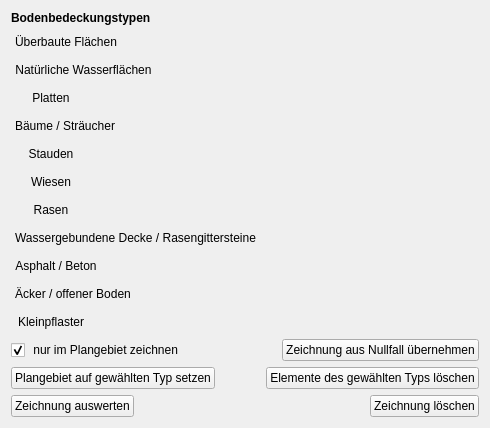
             <widget class="QWidget" name="tab_2">
              <attribute name="title">
               <string>Planfall</string>
              </attribute>
              <layout class="QVBoxLayout" name="verticalLayout_10">
               <item>
                <widget class="QLabel" name="label_5">
                 <property name="font">
                  <font>
                   <weight>75</weight>
                   <bold>true</bold>
                  </font>
                 </property>
                 <property name="text">
                  <string>Bodenbedeckungstypen</string>
                 </property>
                </widget>
               </item>
               <item>
                <widget class="QPushButton" name="planfall_draw_builtup_button">
                 <property name="sizePolicy">
                  <sizepolicy hsizetype="Fixed" vsizetype="Fixed">
                   <horstretch>0</horstretch>
                   <verstretch>0</verstretch>
                  </sizepolicy>
                 </property>
                 <property name="cursor">
                  <cursorShape>PointingHandCursor</cursorShape>
                 </property>
                 <property name="toolTip">
                  <string>&lt;html&gt;&lt;head/&gt;&lt;body&gt;&lt;p&gt;&lt;span style=&quot; font-weight:600;&quot;&gt;Überbaute Flächen&lt;/span&gt;&lt;/p&gt;&lt;p&gt;Startet das Zeichenwerkzeug zum Einzeichnen überbauter Flächen im &lt;span style=&quot; font-style:italic;&quot;&gt;Planfall&lt;/span&gt;. Umriss abschließen mit Doppel- oder Rechtsklick.&lt;/p&gt;&lt;/body&gt;&lt;/html&gt;</string>
                 </property>
                 <property name="text">
                  <string>Überbaute Flächen</string>
                 </property>
                 <property name="icon">
                  <iconset>
                   <normaloff>../../images/iconset_mob/20190619_iconset_mob_sealed_surface_1.png</normaloff>
                   <normalon>../../images/iconset_mob/20190619_iconset_mob_sealed_surface_2.png</normalon>../../images/iconset_mob/20190619_iconset_mob_sealed_surface_1.png</iconset>
                 </property>
                 <property name="iconSize">
                  <size>
                   <width>24</width>
                   <height>24</height>
                  </size>
                 </property>
                 <property name="checkable">
                  <bool>true</bool>
                 </property>
                 <property name="autoExclusive">
                  <bool>false</bool>
                 </property>
                 <property name="flat">
                  <bool>true</bool>
                 </property>
                </widget>
               </item>
               <item>
                <widget class="QPushButton" name="planfall_draw_water_button">
                 <property name="sizePolicy">
                  <sizepolicy hsizetype="Maximum" vsizetype="Fixed">
                   <horstretch>0</horstretch>
                   <verstretch>0</verstretch>
                  </sizepolicy>
                 </property>
                 <property name="cursor">
                  <cursorShape>PointingHandCursor</cursorShape>
                 </property>
                 <property name="toolTip">
                  <string>&lt;html&gt;&lt;head/&gt;&lt;body&gt;&lt;p&gt;&lt;span style=&quot; font-weight:600;&quot;&gt;Natürliche Wasserfläche&lt;/span&gt;&lt;/p&gt;&lt;p&gt;Startet das Zeichenwerkzeug zum Einzeichnen natürlicher Wasserflächen im &lt;span style=&quot; font-style:italic;&quot;&gt;Planfall&lt;/span&gt;. Umriss abschließen mit Doppel- oder Rechtsklick.&lt;/p&gt;&lt;/body&gt;&lt;/html&gt;</string>
                 </property>
                 <property name="text">
                  <string>Natürliche Wasserflächen</string>
                 </property>
                 <property name="icon">
                  <iconset>
                   <normaloff>../../images/iconset_mob/20190619_iconset_mob_water_1.png</normaloff>
                   <normalon>../../images/iconset_mob/20190619_iconset_mob_water_2.png</normalon>../../images/iconset_mob/20190619_iconset_mob_water_1.png</iconset>
                 </property>
                 <property name="iconSize">
                  <size>
                   <width>24</width>
                   <height>24</height>
                  </size>
                 </property>
                 <property name="checkable">
                  <bool>true</bool>
                 </property>
                 <property name="autoExclusive">
                  <bool>false</bool>
                 </property>
                 <property name="flat">
                  <bool>true</bool>
                 </property>
                </widget>
               </item>
               <item>
                <widget class="QPushButton" name="planfall_draw_plates_button">
                 <property name="sizePolicy">
                  <sizepolicy hsizetype="Fixed" vsizetype="Fixed">
                   <horstretch>0</horstretch>
                   <verstretch>0</verstretch>
                  </sizepolicy>
                 </property>
                 <property name="cursor">
                  <cursorShape>PointingHandCursor</cursorShape>
                 </property>
                 <property name="toolTip">
                  <string>&lt;html&gt;&lt;head/&gt;&lt;body&gt;&lt;p&gt;&lt;span style=&quot; font-weight:600;&quot;&gt;Platten&lt;/span&gt;&lt;/p&gt;&lt;p&gt;Startet das Zeichenwerkzeug zum Einzeichnen von mit Platten belegten Flächen im &lt;span style=&quot; font-style:italic;&quot;&gt;Planfall&lt;/span&gt;. Umriss abschließen mit Doppel- oder Rechtsklick.&lt;/p&gt;&lt;/body&gt;&lt;/html&gt;</string>
                 </property>
                 <property name="text">
                  <string>Platten</string>
                 </property>
                 <property name="icon">
                  <iconset>
                   <normaloff>../../images/iconset_mob/20190619_iconset_mob_flagstone_1.png</normaloff>
                   <normalon>../../images/iconset_mob/20190619_iconset_mob_flagstone_2.png</normalon>../../images/iconset_mob/20190619_iconset_mob_flagstone_1.png</iconset>
                 </property>
                 <property name="iconSize">
                  <size>
                   <width>24</width>
                   <height>24</height>
                  </size>
                 </property>
                 <property name="checkable">
                  <bool>true</bool>
                 </property>
                 <property name="autoExclusive">
                  <bool>false</bool>
                 </property>
                 <property name="flat">
                  <bool>true</bool>
                 </property>
                </widget>
               </item>
               <item>
                <widget class="QPushButton" name="planfall_draw_trees_button">
                 <property name="sizePolicy">
                  <sizepolicy hsizetype="Fixed" vsizetype="Fixed">
                   <horstretch>0</horstretch>
                   <verstretch>0</verstretch>
                  </sizepolicy>
                 </property>
                 <property name="cursor">
                  <cursorShape>PointingHandCursor</cursorShape>
                 </property>
                 <property name="toolTip">
                  <string>&lt;html&gt;&lt;head/&gt;&lt;body&gt;&lt;p&gt;&lt;span style=&quot; font-weight:600;&quot;&gt;Bäume oder Sträucher&lt;/span&gt;&lt;/p&gt;&lt;p&gt;Startet das Zeichenwerkzeug zum Einzeichnen von Flächen mit Bäumen oder Sträuchern im &lt;span style=&quot; font-style:italic;&quot;&gt;Planfall&lt;/span&gt;. Umriss abschließen mit Doppel- oder Rechtsklick.&lt;/p&gt;&lt;/body&gt;&lt;/html&gt;</string>
                 </property>
                 <property name="text">
                  <string>Bäume / Sträucher</string>
                 </property>
                 <property name="icon">
                  <iconset>
                   <normaloff>../../images/iconset_mob/20190619_iconset_mob_trees_1.png</normaloff>
                   <normalon>../../images/iconset_mob/20190619_iconset_mob_trees_2.png</normalon>../../images/iconset_mob/20190619_iconset_mob_trees_1.png</iconset>
                 </property>
                 <property name="iconSize">
                  <size>
                   <width>24</width>
                   <height>24</height>
                  </size>
                 </property>
                 <property name="checkable">
                  <bool>true</bool>
                 </property>
                 <property name="autoExclusive">
                  <bool>false</bool>
                 </property>
                 <property name="flat">
                  <bool>true</bool>
                 </property>
                </widget>
               </item>
               <item>
                <widget class="QPushButton" name="planfall_draw_perennial_button">
                 <property name="sizePolicy">
                  <sizepolicy hsizetype="Fixed" vsizetype="Fixed">
                   <horstretch>0</horstretch>
                   <verstretch>0</verstretch>
                  </sizepolicy>
                 </property>
                 <property name="cursor">
                  <cursorShape>PointingHandCursor</cursorShape>
                 </property>
                 <property name="toolTip">
                  <string>&lt;html&gt;&lt;head/&gt;&lt;body&gt;&lt;p&gt;&lt;span style=&quot; font-weight:600;&quot;&gt;Stauden&lt;/span&gt;&lt;/p&gt;&lt;p&gt;Startet das Zeichenwerkzeug zum Einzeichnen von Flächen mit Stauden. Umriss abschließen mit Doppelklick.&lt;/p&gt;&lt;/body&gt;&lt;/html&gt;</string>
                 </property>
                 <property name="text">
                  <string>Stauden</string>
                 </property>
                 <property name="icon">
                  <iconset>
                   <normaloff>../../images/iconset_mob/20190619_iconset_mob_perennial_herb_1.png</normaloff>
                   <normalon>../../images/iconset_mob/20190619_iconset_mob_perennial_herb_2.png</normalon>../../images/iconset_mob/20190619_iconset_mob_perennial_herb_1.png</iconset>
                 </property>
                 <property name="iconSize">
                  <size>
                   <width>24</width>
                   <height>24</height>
                  </size>
                 </property>
                 <property name="checkable">
                  <bool>true</bool>
                 </property>
                 <property name="autoExclusive">
                  <bool>false</bool>
                 </property>
                 <property name="flat">
                  <bool>true</bool>
                 </property>
                </widget>
               </item>
               <item>
                <widget class="QPushButton" name="planfall_draw_meadow_button">
                 <property name="sizePolicy">
                  <sizepolicy hsizetype="Fixed" vsizetype="Fixed">
                   <horstretch>0</horstretch>
                   <verstretch>0</verstretch>
                  </sizepolicy>
                 </property>
                 <property name="cursor">
                  <cursorShape>PointingHandCursor</cursorShape>
                 </property>
                 <property name="toolTip">
                  <string>&lt;html&gt;&lt;head/&gt;&lt;body&gt;&lt;p&gt;&lt;span style=&quot; font-weight:600;&quot;&gt;Wiese&lt;/span&gt;&lt;/p&gt;&lt;p&gt;Startet das Zeichenwerkzeug zum Einzeichnen von Flächen mit Wiesen im &lt;span style=&quot; font-style:italic;&quot;&gt;Planfall&lt;/span&gt;. Umriss abschließen mit Doppel- oder Rechtsklick.&lt;/p&gt;&lt;/body&gt;&lt;/html&gt;</string>
                 </property>
                 <property name="text">
                  <string>Wiesen</string>
                 </property>
                 <property name="icon">
                  <iconset>
                   <normaloff>../../images/iconset_mob/20190619_iconset_mob_meadow_1.png</normaloff>
                   <normalon>../../images/iconset_mob/20190619_iconset_mob_meadow_2.png</normalon>../../images/iconset_mob/20190619_iconset_mob_meadow_1.png</iconset>
                 </property>
                 <property name="iconSize">
                  <size>
                   <width>24</width>
                   <height>24</height>
                  </size>
                 </property>
                 <property name="checkable">
                  <bool>true</bool>
                 </property>
                 <property name="autoExclusive">
                  <bool>false</bool>
                 </property>
                 <property name="flat">
                  <bool>true</bool>
                 </property>
                </widget>
               </item>
               <item>
                <widget class="QPushButton" name="planfall_draw_lawn_button">
                 <property name="sizePolicy">
                  <sizepolicy hsizetype="Fixed" vsizetype="Fixed">
                   <horstretch>0</horstretch>
                   <verstretch>0</verstretch>
                  </sizepolicy>
                 </property>
                 <property name="cursor">
                  <cursorShape>PointingHandCursor</cursorShape>
                 </property>
                 <property name="toolTip">
                  <string>&lt;html&gt;&lt;head/&gt;&lt;body&gt;&lt;p&gt;&lt;span style=&quot; font-weight:600;&quot;&gt;Rasen&lt;/span&gt;&lt;/p&gt;&lt;p&gt;Startet das Zeichenwerkzeug zum Einzeichnen von Flächen mit Rasen im &lt;span style=&quot; font-style:italic;&quot;&gt;Planfall&lt;/span&gt;. Umriss abschließen mit Doppel- oder Rechtsklick.&lt;/p&gt;&lt;/body&gt;&lt;/html&gt;</string>
                 </property>
                 <property name="text">
                  <string>Rasen</string>
                 </property>
                 <property name="icon">
                  <iconset>
                   <normaloff>../../images/iconset_mob/20190619_iconset_mob_lawn_1.png</normaloff>
                   <normalon>../../images/iconset_mob/20190619_iconset_mob_lawn_2.png</normalon>../../images/iconset_mob/20190619_iconset_mob_lawn_1.png</iconset>
                 </property>
                 <property name="iconSize">
                  <size>
                   <width>24</width>
                   <height>24</height>
                  </size>
                 </property>
                 <property name="checkable">
                  <bool>true</bool>
                 </property>
                 <property name="autoExclusive">
                  <bool>false</bool>
                 </property>
                 <property name="flat">
                  <bool>true</bool>
                 </property>
                </widget>
               </item>
               <item>
                <widget class="QPushButton" name="planfall_draw_cover_button">
                 <property name="sizePolicy">
                  <sizepolicy hsizetype="Fixed" vsizetype="Fixed">
                   <horstretch>0</horstretch>
                   <verstretch>0</verstretch>
                  </sizepolicy>
                 </property>
                 <property name="cursor">
                  <cursorShape>PointingHandCursor</cursorShape>
                 </property>
                 <property name="toolTip">
                  <string>&lt;html&gt;&lt;head/&gt;&lt;body&gt;&lt;p&gt;&lt;span style=&quot; font-weight:600;&quot;&gt;Wassergebundene Decke oder Rasengittersteine&lt;/span&gt;&lt;/p&gt;&lt;p&gt;Startet das Zeichenwerkzeug zum Einzeichnen von Flächen mit wassergebundener Decke oder Rasengittersteinen im &lt;span style=&quot; font-style:italic;&quot;&gt;Planfall&lt;/span&gt;. Umriss abschließen mit Doppel- oder Rechtsklick.&lt;/p&gt;&lt;/body&gt;&lt;/html&gt;</string>
                 </property>
                 <property name="text">
                  <string>Wassergebundene Decke / Rasengittersteine</string>
                 </property>
                 <property name="icon">
                  <iconset>
                   <normaloff>../../images/iconset_mob/20190619_iconset_mob_gravel_1.png</normaloff>
                   <normalon>../../images/iconset_mob/20190619_iconset_mob_gravel_2.png</normalon>../../images/iconset_mob/20190619_iconset_mob_gravel_1.png</iconset>
                 </property>
                 <property name="iconSize">
                  <size>
                   <width>24</width>
                   <height>24</height>
                  </size>
                 </property>
                 <property name="checkable">
                  <bool>true</bool>
                 </property>
                 <property name="autoExclusive">
                  <bool>false</bool>
                 </property>
                 <property name="flat">
                  <bool>true</bool>
                 </property>
                </widget>
               </item>
               <item>
                <widget class="QPushButton" name="planfall_draw_concrete_button">
                 <property name="sizePolicy">
                  <sizepolicy hsizetype="Fixed" vsizetype="Fixed">
                   <horstretch>0</horstretch>
                   <verstretch>0</verstretch>
                  </sizepolicy>
                 </property>
                 <property name="cursor">
                  <cursorShape>PointingHandCursor</cursorShape>
                 </property>
                 <property name="toolTip">
                  <string>&lt;html&gt;&lt;head/&gt;&lt;body&gt;&lt;p&gt;&lt;span style=&quot; font-weight:600;&quot;&gt;Asphalt oder Beton&lt;/span&gt;&lt;/p&gt;&lt;p&gt;Startet das Zeichenwerkzeug zum Einzeichnen von Flächen mit Asphalt oder Beton im &lt;span style=&quot; font-style:italic;&quot;&gt;Planfall&lt;/span&gt;. Umriss abschließen mit Doppel- oder Rechtsklick.&lt;/p&gt;&lt;/body&gt;&lt;/html&gt;</string>
                 </property>
                 <property name="text">
                  <string>Asphalt / Beton</string>
                 </property>
                 <property name="icon">
                  <iconset>
                   <normaloff>../../images/iconset_mob/20190619_iconset_mob_asphalt_1.png</normaloff>
                   <normalon>../../images/iconset_mob/20190619_iconset_mob_asphalt_2.png</normalon>../../images/iconset_mob/20190619_iconset_mob_asphalt_1.png</iconset>
                 </property>
                 <property name="iconSize">
                  <size>
                   <width>24</width>
                   <height>24</height>
                  </size>
                 </property>
                 <property name="checkable">
                  <bool>true</bool>
                 </property>
                 <property name="autoExclusive">
                  <bool>false</bool>
                 </property>
                 <property name="flat">
                  <bool>true</bool>
                 </property>
                </widget>
               </item>
               <item>
                <widget class="QPushButton" name="planfall_draw_field_button">
                 <property name="sizePolicy">
                  <sizepolicy hsizetype="Fixed" vsizetype="Fixed">
                   <horstretch>0</horstretch>
                   <verstretch>0</verstretch>
                  </sizepolicy>
                 </property>
                 <property name="cursor">
                  <cursorShape>PointingHandCursor</cursorShape>
                 </property>
                 <property name="toolTip">
                  <string>&lt;html&gt;&lt;head/&gt;&lt;body&gt;&lt;p&gt;&lt;span style=&quot; font-weight:600;&quot;&gt;Offener Boden, Acker&lt;/span&gt;&lt;/p&gt;&lt;p&gt;Startet das Zeichenwerkzeug zum Einzeichnen von Flächen mit offenem Boden oder Acker im &lt;span style=&quot; font-style:italic;&quot;&gt;Planfall&lt;/span&gt;. Umriss abschließen mit Doppel- oder Rechtsklick.&lt;/p&gt;&lt;/body&gt;&lt;/html&gt;</string>
                 </property>
                 <property name="text">
                  <string>Äcker / offener Boden</string>
                 </property>
                 <property name="icon">
                  <iconset>
                   <normaloff>../../images/iconset_mob/20190619_iconset_mob_field_1.png</normaloff>
                   <normalon>../../images/iconset_mob/20190619_iconset_mob_field_2.png</normalon>../../images/iconset_mob/20190619_iconset_mob_field_1.png</iconset>
                 </property>
                 <property name="iconSize">
                  <size>
                   <width>24</width>
                   <height>24</height>
                  </size>
                 </property>
                 <property name="checkable">
                  <bool>true</bool>
                 </property>
                 <property name="autoExclusive">
                  <bool>false</bool>
                 </property>
                 <property name="flat">
                  <bool>true</bool>
                 </property>
                </widget>
               </item>
               <item>
                <widget class="QPushButton" name="planfall_draw_paving_button">
                 <property name="sizePolicy">
                  <sizepolicy hsizetype="Fixed" vsizetype="Fixed">
                   <horstretch>0</horstretch>
                   <verstretch>0</verstretch>
                  </sizepolicy>
                 </property>
                 <property name="cursor">
                  <cursorShape>PointingHandCursor</cursorShape>
                 </property>
                 <property name="toolTip">
                  <string>&lt;html&gt;&lt;head/&gt;&lt;body&gt;&lt;p&gt;&lt;span style=&quot; font-weight:600;&quot;&gt;Kleinpflaster&lt;/span&gt;&lt;/p&gt;&lt;p&gt;Startet das Zeichenwerkzeug zum Einzeichnen von Flächen mit Kleinpflaster im &lt;span style=&quot; font-style:italic;&quot;&gt;Planfall&lt;/span&gt;. Umriss abschließen mit Doppel- oder Rechtsklick.&lt;/p&gt;&lt;/body&gt;&lt;/html&gt;</string>
                 </property>
                 <property name="text">
                  <string>Kleinpflaster</string>
                 </property>
                 <property name="icon">
                  <iconset>
                   <normaloff>../../images/iconset_mob/20190619_iconset_mob_pavement_1.png</normaloff>
                   <normalon>../../images/iconset_mob/20190619_iconset_mob_pavement_2.png</normalon>../../images/iconset_mob/20190619_iconset_mob_pavement_1.png</iconset>
                 </property>
                 <property name="iconSize">
                  <size>
                   <width>24</width>
                   <height>24</height>
                  </size>
                 </property>
                 <property name="checkable">
                  <bool>true</bool>
                 </property>
                 <property name="autoExclusive">
                  <bool>false</bool>
                 </property>
                 <property name="flat">
                  <bool>true</bool>
                 </property>
                </widget>
               </item>
               <item>
                <layout class="QHBoxLayout" name="horizontalLayout_8">
                 <item>
                  <widget class="QCheckBox" name="planfall_in_area_only_check">
                   <property name="toolTip">
                    <string>&lt;html&gt;&lt;head/&gt;&lt;body&gt;&lt;p&gt;&lt;span style=&quot; font-weight:600;&quot;&gt;Nur im Plangebiet zeichnen&lt;/span&gt;&lt;/p&gt;&lt;p&gt;Beschränkt die Zeichnung auf die Grenzen des Plangebietes. Wird ausserhalb gezeichnet, werden die entsprechenden Stellen an den Grenzen des Plangebietes abgeschnitten.&lt;/p&gt;&lt;/body&gt;&lt;/html&gt;</string>
                   </property>
                   <property name="text">
                    <string> nur im Plangebiet zeichnen</string>
                   </property>
                   <property name="checked">
                    <bool>true</bool>
                   </property>
                  </widget>
                 </item>
                 <item>
                  <spacer name="horizontalSpacer_7">
                   <property name="orientation">
                    <enum>Qt::Horizontal</enum>
                   </property>
                   <property name="sizeHint" stdset="0">
                    <size>
                     <width>40</width>
                     <height>20</height>
                    </size>
                   </property>
                  </spacer>
                 </item>
                 <item>
                  <widget class="QPushButton" name="import_nullfall_button">
                   <property name="toolTip">
                    <string>&lt;html&gt;&lt;head/&gt;&lt;body&gt;&lt;p&gt;&lt;span style=&quot; font-weight:600;&quot;&gt;Zeichnung aus Nullfall übernehmen&lt;/span&gt;&lt;/p&gt;&lt;p&gt;Überträgt die kompletten Zeichnung des Nullfalls in den Planfall. &lt;br&gt;Bereits im &lt;span style=&quot; font-style:italic;&quot;&gt;Planfall&lt;/span&gt; gezeichnete Flächen werden hierbei überschrieben.&lt;/p&gt;&lt;/body&gt;&lt;/html&gt;</string>
                   </property>
                   <property name="text">
                    <string>Zeichnung aus Nullfall übernehmen</string>
                   </property>
                  </widget>
                 </item>
                </layout>
               </item>
               <item>
                <layout class="QHBoxLayout" name="horizontalLayout_2">
                 <item>
                  <widget class="QPushButton" name="planfall_apply_type_button">
                   <property name="toolTip">
                    <string>&lt;html&gt;&lt;head/&gt;&lt;body&gt;&lt;p&gt;&lt;span style=&quot; font-weight:600;&quot;&gt;Plangebiet auf gewählten Typ setzen&lt;/span&gt;&lt;/p&gt;&lt;p&gt;Setzt das gesamten Plangebiet auf den Typ des gewählten Zeichenwerkzeuges im &lt;span style=&quot; font-style:italic;&quot;&gt;Planfall&lt;/span&gt;. &lt;br/&gt;Erfordert ein ausgewähltes Zeichenwerkzeug.&lt;/p&gt;&lt;/body&gt;&lt;/html&gt;</string>
                   </property>
                   <property name="text">
                    <string>Plangebiet auf gewählten Typ setzen</string>
                   </property>
                  </widget>
                 </item>
                 <item>
                  <spacer name="horizontalSpacer_10">
                   <property name="orientation">
                    <enum>Qt::Horizontal</enum>
                   </property>
                   <property name="sizeType">
                    <enum>QSizePolicy::Fixed</enum>
                   </property>
                   <property name="sizeHint" stdset="0">
                    <size>
                     <width>5</width>
                     <height>20</height>
                    </size>
                   </property>
                  </spacer>
                 </item>
                 <item>
                  <spacer name="horizontalSpacer_8">
                   <property name="orientation">
                    <enum>Qt::Horizontal</enum>
                   </property>
                   <property name="sizeHint" stdset="0">
                    <size>
                     <width>40</width>
                     <height>20</height>
                    </size>
                   </property>
                  </spacer>
                 </item>
                 <item>
                  <widget class="QPushButton" name="planfall_remove_type_button">
                   <property name="toolTip">
                    <string>&lt;html&gt;&lt;head/&gt;&lt;body&gt;&lt;p&gt;&lt;span style=&quot; font-weight:600;&quot;&gt;Elemente des gewählten Typs löschen&lt;/span&gt;&lt;/p&gt;&lt;p&gt;Löscht alle im &lt;span style=&quot; font-style:italic;&quot;&gt;Planfall&lt;/span&gt; eingezeichneten Flächen des gewählten Typs.&lt;br&gt;Erfordert ein ausgewähltes Zeichenwerkzeug.&lt;/p&gt;&lt;/body&gt;&lt;/html&gt;</string>
                   </property>
                   <property name="text">
                    <string>Elemente des gewählten Typs löschen</string>
                   </property>
                   <property name="icon">
                    <iconset>
                     <normalon>../../images/iconset_mob/20190619_iconset_mob_delete_1.png</normalon>
                    </iconset>
                   </property>
                  </widget>
                 </item>
                </layout>
               </item>
               <item>
                <layout class="QHBoxLayout" name="horizontalLayout_9">
                 <property name="topMargin">
                  <number>0</number>
                 </property>
                 <item>
                  <widget class="QPushButton" name="planfall_analyse_drawing_button">
                   <property name="sizePolicy">
                    <sizepolicy hsizetype="Fixed" vsizetype="Fixed">
                     <horstretch>0</horstretch>
                     <verstretch>0</verstretch>
                    </sizepolicy>
                   </property>
                   <property name="toolTip">
                    <string>&lt;html&gt;&lt;head/&gt;&lt;body&gt;&lt;p&gt;&lt;span style=&quot; font-weight:600;&quot;&gt;Zeichnung auswerten&lt;/span&gt;&lt;/p&gt;&lt;p&gt;Tabelle mit den aktuellen Anteilen der Bodenbedeckungstypen in der Zeichnung für den &lt;span style=&quot; font-style:italic;&quot;&gt;Planfall&lt;/span&gt; anzeigen.&lt;/p&gt;&lt;/body&gt;&lt;/html&gt;</string>
                   </property>
                   <property name="layoutDirection">
                    <enum>Qt::LeftToRight</enum>
                   </property>
                   <property name="text">
                    <string>Zeichnung auswerten</string>
                   </property>
                   <property name="icon">
                    <iconset>
                     <normaloff>../../images/iconset_mob/20190619_iconset_mob_calculate_values_1.png</normaloff>../../images/iconset_mob/20190619_iconset_mob_calculate_values_1.png</iconset>
                   </property>
                   <property name="iconSize">
                    <size>
                     <width>16</width>
                     <height>16</height>
                    </size>
                   </property>
                  </widget>
                 </item>
                 <item>
                  <spacer name="horizontalSpacer_11">
                   <property name="orientation">
                    <enum>Qt::Horizontal</enum>
                   </property>
                   <property name="sizeHint" stdset="0">
                    <size>
                     <width>40</width>
                     <height>20</height>
                    </size>
                   </property>
                  </spacer>
                 </item>
                 <item>
                  <widget class="QPushButton" name="planfall_remove_drawing_button">
                   <property name="sizePolicy">
                    <sizepolicy hsizetype="Fixed" vsizetype="Fixed">
                     <horstretch>0</horstretch>
                     <verstretch>0</verstretch>
                    </sizepolicy>
                   </property>
                   <property name="toolTip">
                    <string>&lt;html&gt;&lt;head/&gt;&lt;body&gt;&lt;p&gt;&lt;span style=&quot; font-weight:600;&quot;&gt;Zeichnung löschen&lt;/span&gt;&lt;/p&gt;&lt;p&gt;Löscht alle bisher im &lt;span style=&quot; font-style:italic;&quot;&gt;Planfall&lt;/span&gt; eingezeichneten Bodenbedeckungen.&lt;/p&gt;&lt;/body&gt;&lt;/html&gt;</string>
                   </property>
                   <property name="layoutDirection">
                    <enum>Qt::LeftToRight</enum>
                   </property>
                   <property name="text">
                    <string>Zeichnung löschen</string>
                   </property>
                   <property name="icon">
                    <iconset>
                     <normaloff>../../images/iconset_mob/20190619_iconset_mob_delete_1.png</normaloff>../../images/iconset_mob/20190619_iconset_mob_delete_1.png</iconset>
                   </property>
                   <property name="iconSize">
                    <size>
                     <width>16</width>
                     <height>16</height>
                    </size>
                   </property>
                  </widget>
                 </item>
                </layout>
               </item>
              </layout>
             </widget>
